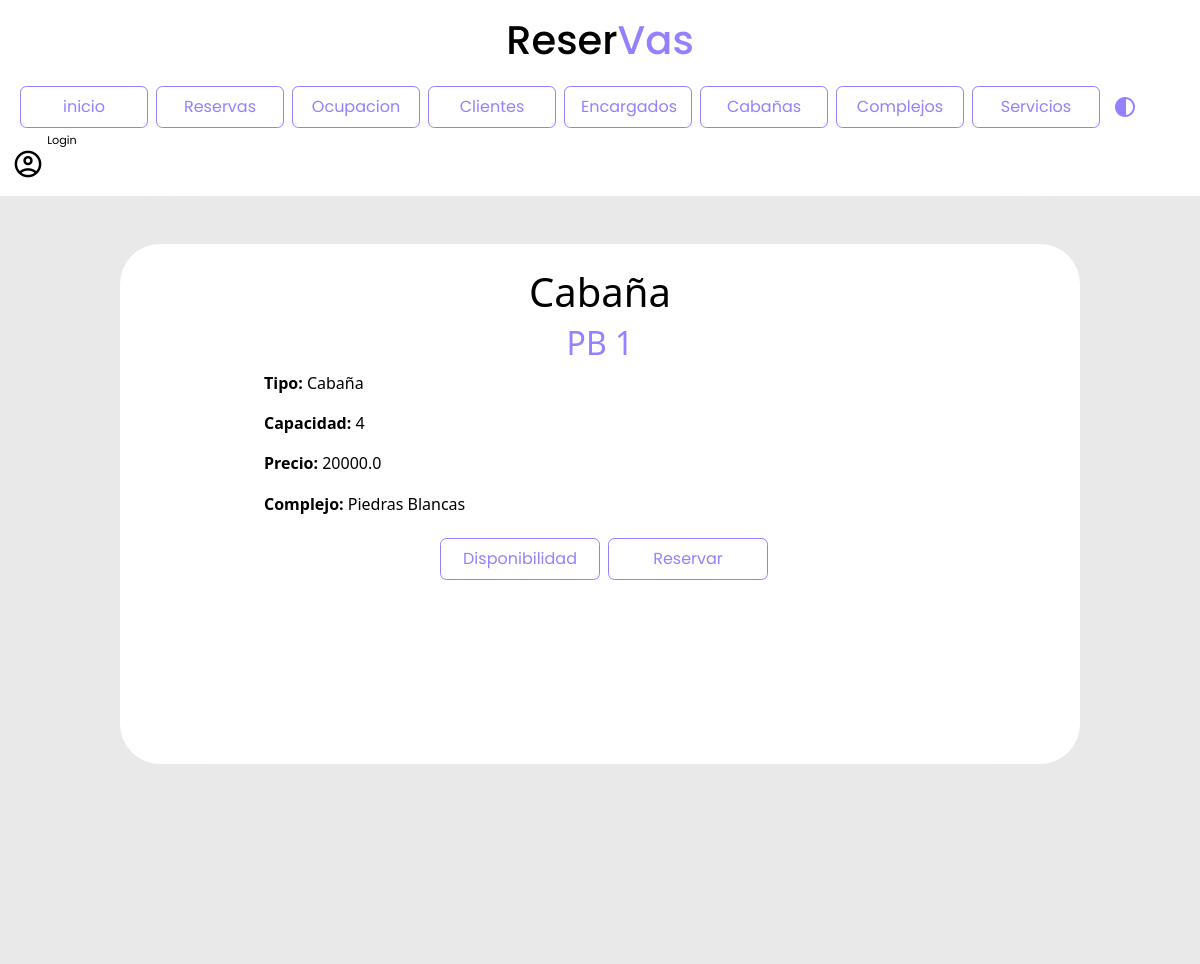
Page /reservas/cabanias/3/ on the committed database.
### reservas/models.py (models this page shows, shortened)
class Cabania(models.Model):
    nombre = models.CharField(max_length=100)
    tipo = models.CharField(max_length=15, choices=[('Apart','Apart'), ('Cabaña', 'Cabaña'), ('Departamento','Departamento'), ('Habitacion','Habitacion')])
    capacidad = models.CharField(max_length=2)
    precio = models.FloatField(max_length=10)
    complejo = models.ForeignKey(Complejo, on_delete=models.CASCADE, default="none")

class Complejo(models.Model):
    nombre = models.CharField(max_length=100)
    direccion = models.CharField(max_length=100)
    encargado = models.ForeignKey(Encargado, on_delete=models.CASCADE)
    def __str__(self):
        return self.nombre

### reservas/views.py (the view)
# urls.py: path('cabanias/<int:cabania_id>/', views.detalle_cabania, name='detalle_cabania'),
def detalle_cabania(request, cabania_id):
    cabania = Cabania.objects.get(id=cabania_id)
    context = {
        'cabania': cabania
    }
    return render(request, 'detalle_cabania.html', context)

### reservas/templates/detalle_cabania.html
{% include 'navbar.html' %}
{% block content %}
<div class="contenedorDetalle">
    <div class="detalle">
        <h1>Cabaña</h1>
        <h2>{{ cabania.nombre }}</h2>
        <p><strong>Tipo: </strong>{{ cabania.tipo }}</p>
        <p><strong>Capacidad: </strong>{{ cabania.capacidad }}</p>
        <p><strong>Precio: </strong>{{ cabania.precio }}</p>
        <p><strong>Complejo: </strong>{{ cabania.complejo }}</p>
        <div class="contenedorBotones">
            <a class="botonPrimario" href="{% url 'disponibilidad-cabania' cabania.id %}" >Disponibilidad</a>
            <a class="botonPrimario" href="{% url 'nuevo_reserva' %}?cabania_id={{ cabania.id }}">Reservar</a>
        </div>
    </div>
</div>
{% endblock %}

### reservas/static/css/general.css (style rules this page uses)
:root { --font-family: 'poppins' sans-serif ; --color-primary: #9381ff; --color-danger: #e16f7c; --color-white: #fff; --color-dark: #000; --color-cyan: #51D6FF; --color-Terciary:#ff8811; --color-dark-variant: #E8F1F2; --color-background: #e9e9e9; --card-border-radius: 2rem; --border-radius-1: 0.4rem; --border-radius-2: 1.2rem; --card-padding: 1.8rem; --padding-1: 1.2rem; --box-shadow: 0 1rem 2rem var(--color-light); --bs-emphasis-color:var(--color-danger); --bs-table-striped-color:var(--color-dark-variant) }
html, body { margin: 0; padding: 0; height: 100%; width: 100%; background-color: var(--color-background); }
.detalle h1,h3,h4,p { color: var(--color-dark); }
.botonPrimario { padding: 1rem; font-family: 'poppins', sans-serif; font-size: 1rem; font-weight:400; line-height: 0.5; margin-left:0.5rem; margin-top:0.4rem ; display: inline-block; text-align: center; text-decoration: none; vertical-align: middle; cursor: pointer; border: 0.1rem solid var(--color-primary); border-radius: var(--border-radius-1); background-color: var(--color-white); user-select: none; transition:ease-in-out 0.35s all; width: 10rem; text-decoration: none; color: var(--color-primary); }
.contenedorDetalle { margin: 0rem; margin-top: -2rem; padding: 0rem; background-color: var(--color-background); height:100vh; }
.detalle { position: relative; width: 80%; height: 65vh; margin: auto; top: 5rem; background-color: var(--color-white); border-radius: 2.5rem; box-shadow: 0.05rem 0.05rem 4rem var(--color-background); transition: ease 0.5s; }
.detalle h1 { text-align: center; padding-top: 1.5rem; }
.detalle h2 { text-align: center; color: #9381ff; }
.detalle p { padding-left: 3rem; padding-top: 0.02rem; }
p { width: 80%; margin: auto; }
.contenedorBotones { width: 100%; margin: auto; top: 0; display: flex; justify-content: center; }
a:link, a:visited, a:active { text-decoration: none; }

### rows in the picture
Cabania: nombre "PB 1", tipo "Cabaña", capacidad "4", precio "20000.0", complejo "Piedras Blancas"
